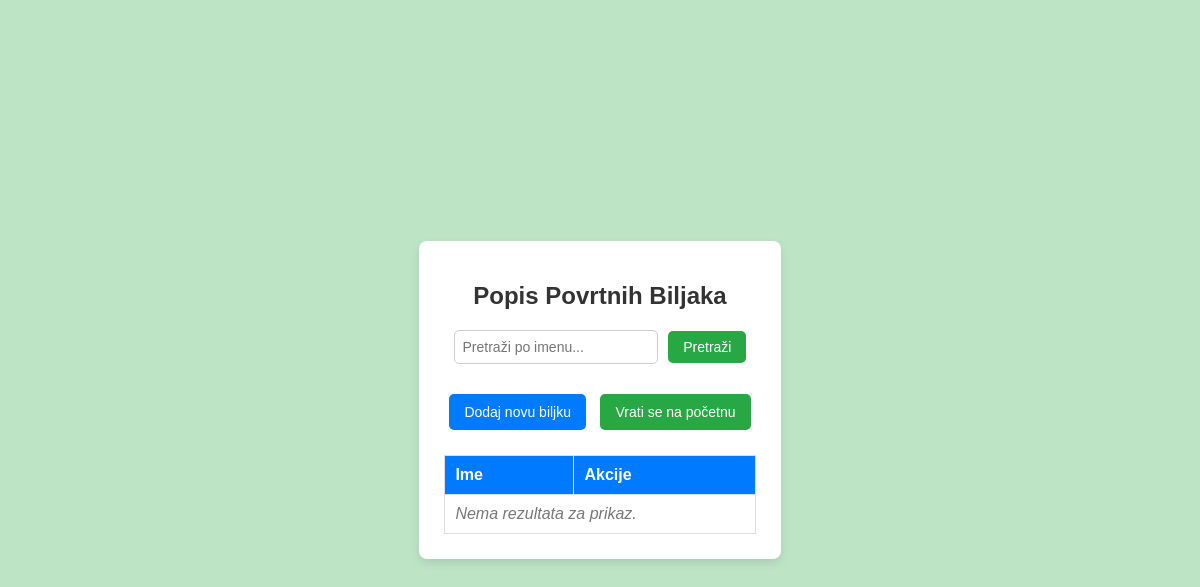
/povrtnabiljke/ (signed in), run on an earlier commit of the app's database.
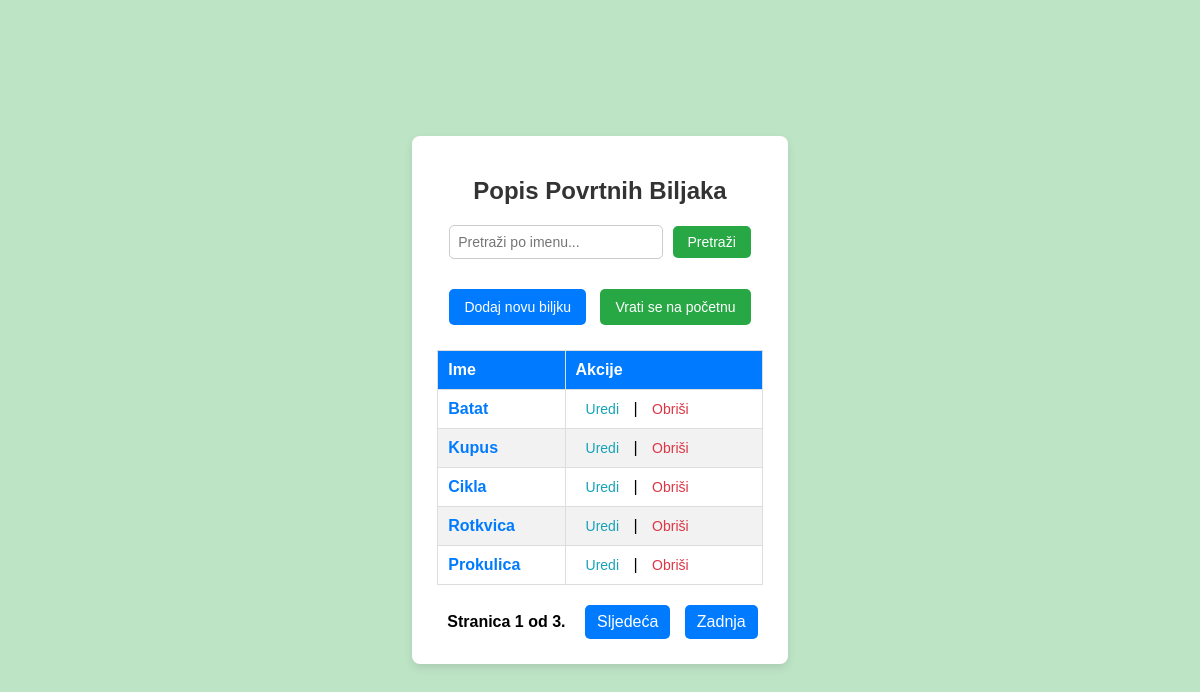
And on a later commit of the database.
### PZWapp/models.py (models this page shows, shortened)
class PovrtnaBiljka(models.Model):
    user = models.ForeignKey(
        settings.AUTH_USER_MODEL,
        on_delete=models.CASCADE,
        related_name='povrtne_biljke',
        default=get_default_user()
    )
    ime_p = models.CharField(max_length=30)
    regijaBiljke_p = models.CharField(max_length=100)
    vrijemeSazrijevanja_p = models.CharField(max_length=50)

### PZWapp/views.py (the view)
# urls.py: path('povrtnabiljke/', PovrtnaBiljkaListView.as_view(), name='povrtnabiljka_list'),
class PovrtnaBiljkaListView(LoginRequiredMixin, ListView):
    model = PovrtnaBiljka
    template_name = 'main/povrtna_biljka_list.html'
    context_object_name = 'biljke'
    paginate_by = 5
    def get_queryset(self):
        query = self.request.GET.get('q', '')
        biljke = PovrtnaBiljka.objects.filter(user_id=self.request.user.id).exclude(user__isnull=True)
        if query:
            biljke = biljke.filter(ime_p__icontains=query)  # Filtrira biljke prema upitu
        return biljke

### PZWapp/templates/main/povrtna_biljka_list.html (shortened to what this page needs)
<!DOCTYPE html>
<html lang="hr">
<head>
    {% load static %}
    <link rel="stylesheet" href="{% static 'css/povrtna_biljka.css' %}">
</head>
<body class="lista_povrtnih_biljaka">
    <div class="container">
        <h1>Popis Povrtnih Biljaka</h1>
        <form method="get" class="search-form">
            <input type="text" name="q" placeholder="Pretraži po imenu..." class="search-input"
                value="{{ request.GET.q }}">
            <button type="submit" class="search-btn">Pretraži</button>
        </form>
        <a href="{% url 'PZWapp:povrtnabiljka_create' %}" class="btn add-btn">Dodaj novu biljku</a>
        <a href="{% url 'PZWapp:homepage' %}" class="btn home-btn">Vrati se na početnu</a>
        <table class="plant-table">
            <thead>
                <tr>
                    <th>Ime</th>
                    <th>Akcije</th>
                </tr>
            </thead>
            <tbody>
                {% for biljka in page_obj %}
                <tr>
                    <td><a href="{% url 'PZWapp:povrtnabiljka_detail' biljka.id %}" class="plant-link">{{ biljka.ime_p }}</a></td>
                    <td class="action-links">
                        <a href="{% url 'PZWapp:povrtnabiljka_update' biljka.id %}" class="edit-link">Uredi</a> |
                        <a href="{% url 'PZWapp:povrtnabiljka_delete' biljka.id %}" class="delete-link">Obriši</a>
                    </td>
                </tr>
                {% empty %}
                <tr>
                    <td colspan="2" class="no-results">Nema rezultata za prikaz.</td>
                </tr>
                {% endfor %}
            </tbody>
        </table>
        {% if page_obj.has_other_pages %}
        <div class="pagination">
            <span class="step-links">
                <span class="current">
                    Stranica {{ page_obj.number }} od {{ page_obj.paginator.num_pages }}.
                </span>
                {% if page_obj.has_next %}
                    <a href="?page={{ page_obj.next_page_number }}{% if request.GET.q %}&q={{ request.GET.q }}{% endif %}">Sljedeća</a>
                    <a href="?page={{ page_obj.paginator.num_pages }}{% if request.GET.q %}&q={{ request.GET.q }}{% endif %}">Zadnja</a>
                {% endif %}
            </span>
        </div>
        {% endif %}
    </div>
</body>
</html>

What changed in the data, as far as the page shows it:
added PovrtnaBiljka: ime_p "Batat"
added PovrtnaBiljka: ime_p "Kupus"
added PovrtnaBiljka: ime_p "Cikla"
added PovrtnaBiljka: ime_p "Rotkvica"
added PovrtnaBiljka: ime_p "Prokulica"
Also different on the page:
{{ page_obj.number }}: (not shown) → "1"
{{ page_obj.paginator.num_pages }}: (not shown) → "3"
text no longer shown: "Nema rezultata za prikaz."
text now shown: "Stranica od . Sljedeća Zadnja"
